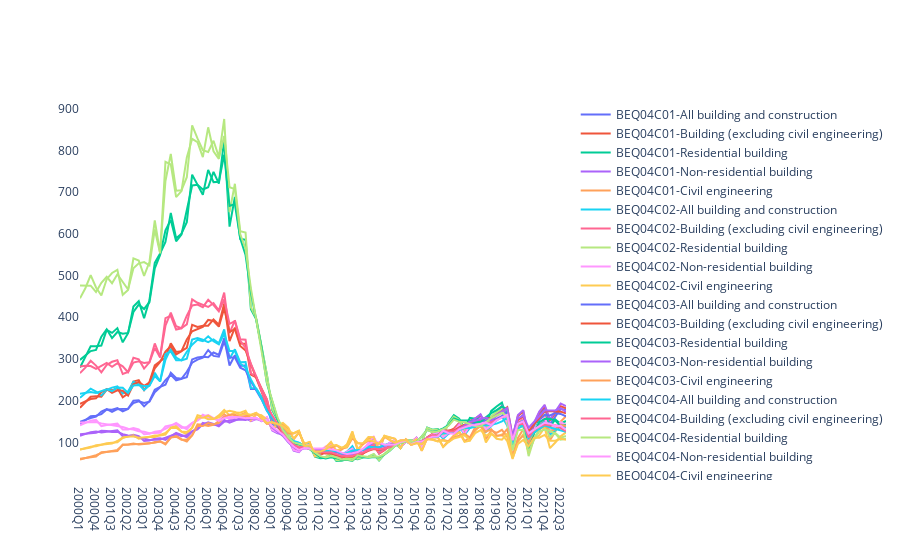

Notebook source saved alongside this figure:
### Code cell
fig = go.Figure()
for i in total_production_indices_df['STATISTIC'].unique():
    data = total_production_indices_df.query(f"STATISTIC=='{i}'")
    for j in data['Type of Building and Construction'].unique():
        data2 = data.loc[data["Type of Building and Construction"] == j]
        fig.add_trace(go.Scatter(x=data2['Quarter'], y=data2['VALUE'], mode='lines',
            name=f"{i}-{j}",
            connectgaps=True,
        ))
fig.update_layout(
    plot_bgcolor='white'
)
fig.show()
